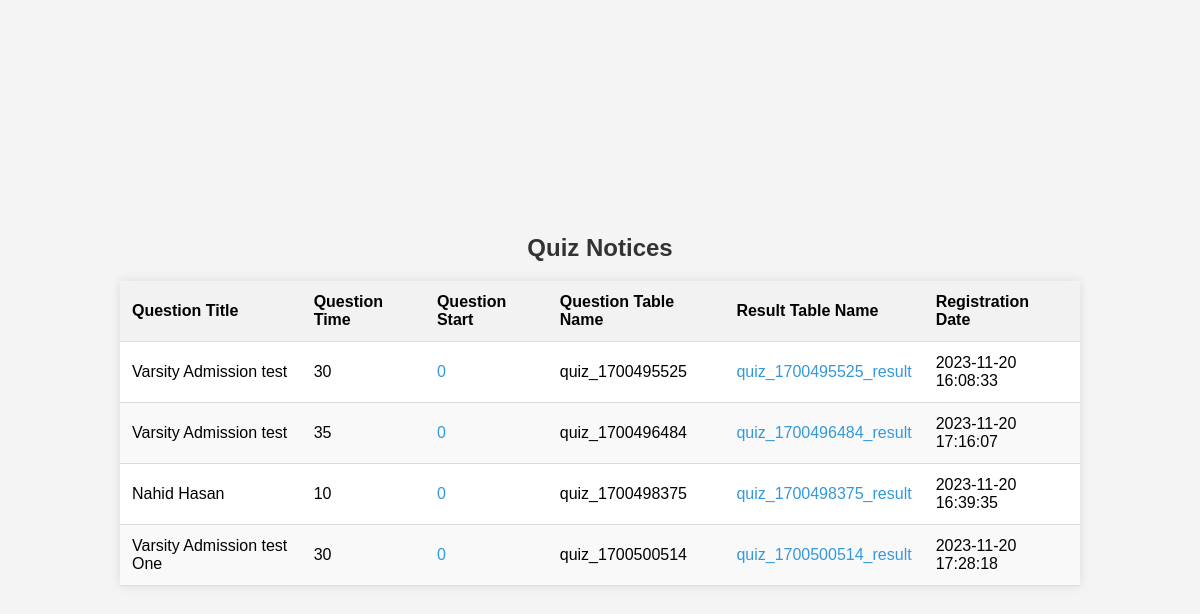
Page /app/quizList.php on the committed database.
### tables this page shows
CREATE TABLE `questionlist` (
  `id` int(6) UNSIGNED NOT NULL,
  `qtitle` varchar(30) NOT NULL,
  `qdescription` varchar(30) NOT NULL,
  `qtime` int(6) NOT NULL,
  `qstart` varchar(30) NOT NULL,
  `qtablename` varchar(30) NOT NULL,
  `qresulttable` varchar(30) NOT NULL,
  `reg_date` timestamp NOT NULL DEFAULT current_timestamp() ON UPDATE current_timestamp()
);

### app/quizList.php (the view, shortened to what this page needs)
<?php
require "../dbconn.php";
$query = "SELECT * FROM questionlist";
$result = mysqli_query($db_conn, $query);
?>
<!DOCTYPE html>
<html lang="en">
<head>
</head>
<body>
<table>
    <caption><h2>Quiz Notices</h2></caption>
    <thead>
        <tr>
            <th>Question Title</th>
            <th>Question Time</th>
            <th>Question Start</th>
            <th>Question Table Name</th>
            <th>Result Table Name</th>
            <th>Registration Date</th>
        </tr>
    </thead>
    <tbody>
        <?php while ($row = mysqli_fetch_array($result)): ?>
            <tr>
                <td><?php echo $row['qtitle']; ?></td>
                <td><?php echo $row['qtime']; ?></td>
                <td>
                    <a href="qstart.php?qstart=<?php echo urlencode($row['qstart']); ?>&qtablename=<?php echo urlencode($row['qtablename']); ?>">
                        <?php echo $row['qstart']; ?>
                    </a>
                </td>
                <td><?php echo $row['qtablename']; ?></td>
                <td><a href="result_table.php?qresulttable=<?php echo urlencode($row['qresulttable']); ?>"><?php echo $row['qresulttable']; ?></a></td>
                <td><?php echo $row['reg_date']; ?></td>
            </tr>
        <?php endwhile; ?>
    </tbody>
</table>
</body>
</html>

### app/quizList.php (style rules this page uses)
body { font-family: Arial, sans-serif; background-color: #f4f4f4; margin: 0; padding: 0; display: flex; justify-content: center; align-items: center; height: 100vh; }
h2 { text-align: center; color: #333; }
table { width: 80%; margin: 20px auto; border-collapse: collapse; background-color: #fff; box-shadow: 0 0 10px rgba(0, 0, 0, 0.1); }
th, td { padding: 12px; text-align: left; border-bottom: 1px solid #ddd; }
th { background-color: #f2f2f2; }
tr:nth-child(even) { background-color: #f9f9f9; }
a { color: #3498db; text-decoration: none; }

### rows in the picture
questionlist: qtitle "Varsity Admission test", qtime "30", qstart "0", qtablename "quiz_1700495525", qresulttable "quiz_1700495525_result", reg_date "2023-11-20 16:08:33"
questionlist: qtitle "Varsity Admission test", qtime "35", qstart "0", qtablename "quiz_1700496484", qresulttable "quiz_1700496484_result", reg_date "2023-11-20 17:16:07"
questionlist: qtitle "Nahid Hasan", qtime "10", qstart "0", qtablename "quiz_1700498375", qresulttable "quiz_1700498375_result", reg_date "2023-11-20 16:39:35"
questionlist: qtitle "Varsity Admission test One", qtime "30", qstart "0", qtablename "quiz_1700500514", qresulttable "quiz_1700500514_result", reg_date "2023-11-20 17:28:18"
